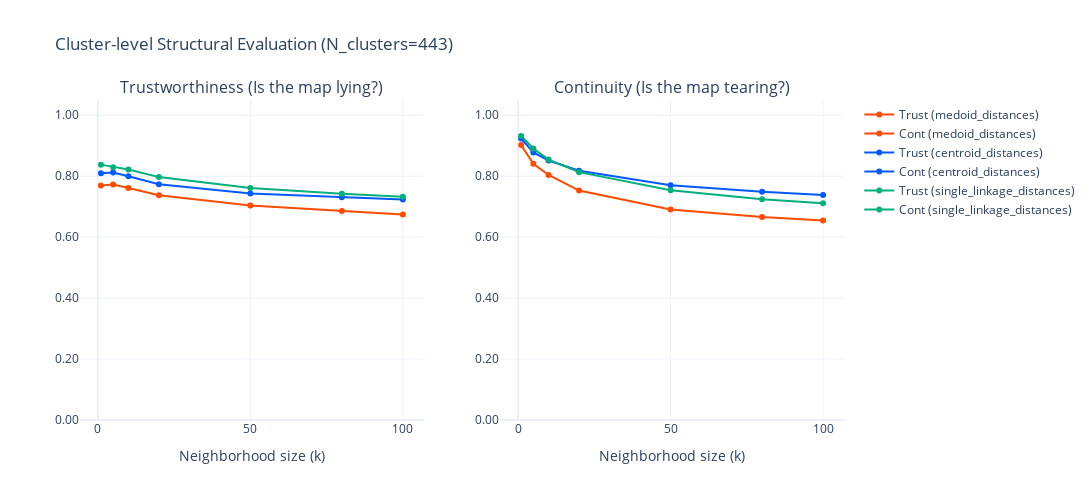

Notebook cell for this chart:
### Code cell
# 評価対象のIDリストを固定（順序を保証するため）
leave_ids_sorted = sorted(list(leave_ids))
k_list = [1, 5, 10, 20, 50, 80, 100] # クラスタ数500に対する近傍範囲
methods = ["medoid_distances", "centroid_distances", "single_linkage_distances"]



from plotly.subplots import make_subplots
import plotly.graph_objects as go

# サブプロットの作成 (1行2列)
fig = make_subplots(
    rows=1, cols=2, 
    subplot_titles=("Trustworthiness (Is the map lying?)", "Continuity (Is the map tearing?)"),
    shared_xaxes=True,
    horizontal_spacing=0.1
)

# 距離定義ごとの色設定
method_colors = {
    "medoid_distances": "#FF4B00",        # 赤
    "centroid_distances": "#005AFF",      # 青
    "single_linkage_distances": "#03AF7A" # 緑
}

for m in methods:
    # 1. 距離行列の作成 (前回定義した関数を使用)
    mat_high = dict_to_matrix(cluster_similarities_high[m], leave_ids_sorted)
    mat_low = dict_to_matrix(cluster_similarities_low[m], leave_ids_sorted)
    
    # 2. スコア計算
    trusts, conts = calculate_metrics_for_k_range(mat_high, mat_low, k_list)
    
    # 左側：Trustworthiness の描画
    fig.add_trace(
        go.Scatter(x=k_list, y=trusts, name=f'Trust ({m})',
                   mode='lines+markers', line=dict(color=method_colors[m])),
        row=1, col=1
    )
    
    # 右側：Continuity の描画
    fig.add_trace(
        go.Scatter(x=k_list, y=conts, name=f'Cont ({m})',
                   mode='lines+markers', line=dict(color=method_colors[m])),
        row=1, col=2
    )
    print(f"Plotted metrics for method: {m}")
    print(f"Trustworthiness scores: {trusts}")
    print(f"Continuity scores: {conts}")

# レイアウトの一括設定
fig.update_layout(
    title_text=f"Cluster-level Structural Evaluation (N_clusters={len(leave_ids_sorted)})",
    height=500,
    width=1100,
    template="plotly_white",
    hovermode="x unified",
    showlegend=True
)

# Y軸の範囲を固定 (0 to 1)
fig.update_yaxes(range=[0, 1.05], tickformat=".2f")
fig.update_xaxes(title_text="Neighborhood size (k)")

fig.show()
fig.write_image("./cluster_level_trust_cont.png")

### Figure 1 — Plotly figure (JSON) as saved in the notebook; plotly's stock layout.template omitted (floating-point values rounded to 4 significant figures)
{"data": [{"line": {"color": "#FF4B00"}, "mode": "lines+markers", "name": "Trust (medoid_distances)", "type": "scatter", "x": [1, 5, 10, 20, 50, 80, 100], "xaxis": "x", "y": [0.7695, 0.7724, 0.7615, 0.7373, 0.7035, 0.6855, 0.6743], "yaxis": "y"}, {"line": {"color": "#FF4B00"}, "mode": "lines+markers", "name": "Cont (medoid_distances)", "type": "scatter", "x": [1, 5, 10, 20, 50, 80, 100], "xaxis": "x2", "y": [0.902, 0.8404, 0.8041, 0.7529, 0.6908, 0.6657, 0.6546], "yaxis": "y2"}, {"line": {"color": "#005AFF"}, "mode": "lines+markers", "name": "Trust (centroid_distances)", "type": "scatter", "x": [1, 5, 10, 20, 50, 80, 100], "xaxis": "x", "y": [0.8093, 0.8124, 0.7998, 0.7738, 0.7434, 0.731, 0.7236], "yaxis": "y"}, {"line": {"color": "#005AFF"}, "mode": "lines+markers", "name": "Cont (centroid_distances)", "type": "scatter", "x": [1, 5, 10, 20, 50, 80, 100], "xaxis": "x2", "y": [0.9237, 0.8778, 0.8516, 0.8176, 0.7706, 0.7493, 0.7382], "yaxis": "y2"}, {"line": {"color": "#03AF7A"}, "mode": "lines+markers", "name": "Trust (single_linkage_distances)", "type": "scatter", "x": [1, 5, 10, 20, 50, 80, 100], "xaxis": "x", "y": [0.8379, 0.8296, 0.8217, 0.797, 0.7613, 0.7424, 0.7328], "yaxis": "y"}, {"line": {"color": "#03AF7A"}, "mode": "lines+markers", "name": "Cont (single_linkage_distances)", "type": "scatter", "x": [1, 5, 10, 20, 50, 80, 100], "xaxis": "x2", "y": [0.932, 0.8909, 0.8546, 0.8133, 0.7542, 0.7243, 0.711], "yaxis": "y2"}], "layout": {"annotations": [{"font": {"size": 16}, "showarrow": false, "text": "Trustworthiness (Is the map lying?)", "x": 0.225, "xanchor": "center", "xref": "paper", "y": 1, "yanchor": "bottom", "yref": "paper"}, {"font": {"size": 16}, "showarrow": false, "text": "Continuity (Is the map tearing?)", "x": 0.775, "xanchor": "center", "xref": "paper", "y": 1, "yanchor": "bottom", "yref": "paper"}], "height": 500, "hovermode": "x unified", "showlegend": true, "title": {"text": "Cluster-level Structural Evaluation (N_clusters=443)"}, "width": 1100, "xaxis": {"anchor": "y", "domain": [0, 0.45], "title": {"text": "Neighborhood size (k)"}}, "xaxis2": {"anchor": "y2", "domain": [0.55, 1], "title": {"text": "Neighborhood size (k)"}}, "yaxis": {"anchor": "x", "domain": [0, 1], "range": [0, 1.05], "tickformat": ".2f"}, "yaxis2": {"anchor": "x2", "domain": [0, 1], "range": [0, 1.05], "tickformat": ".2f"}}}
